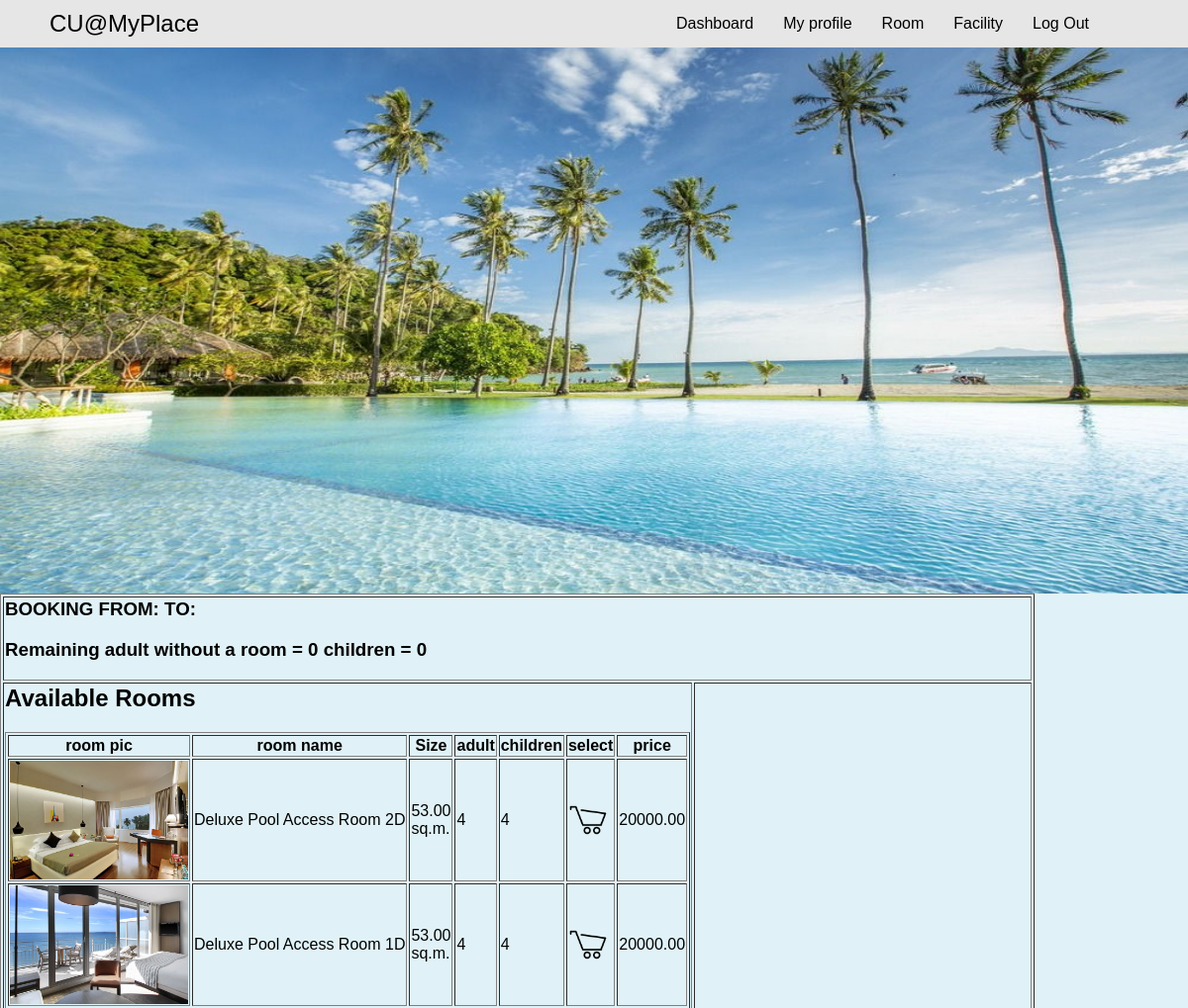
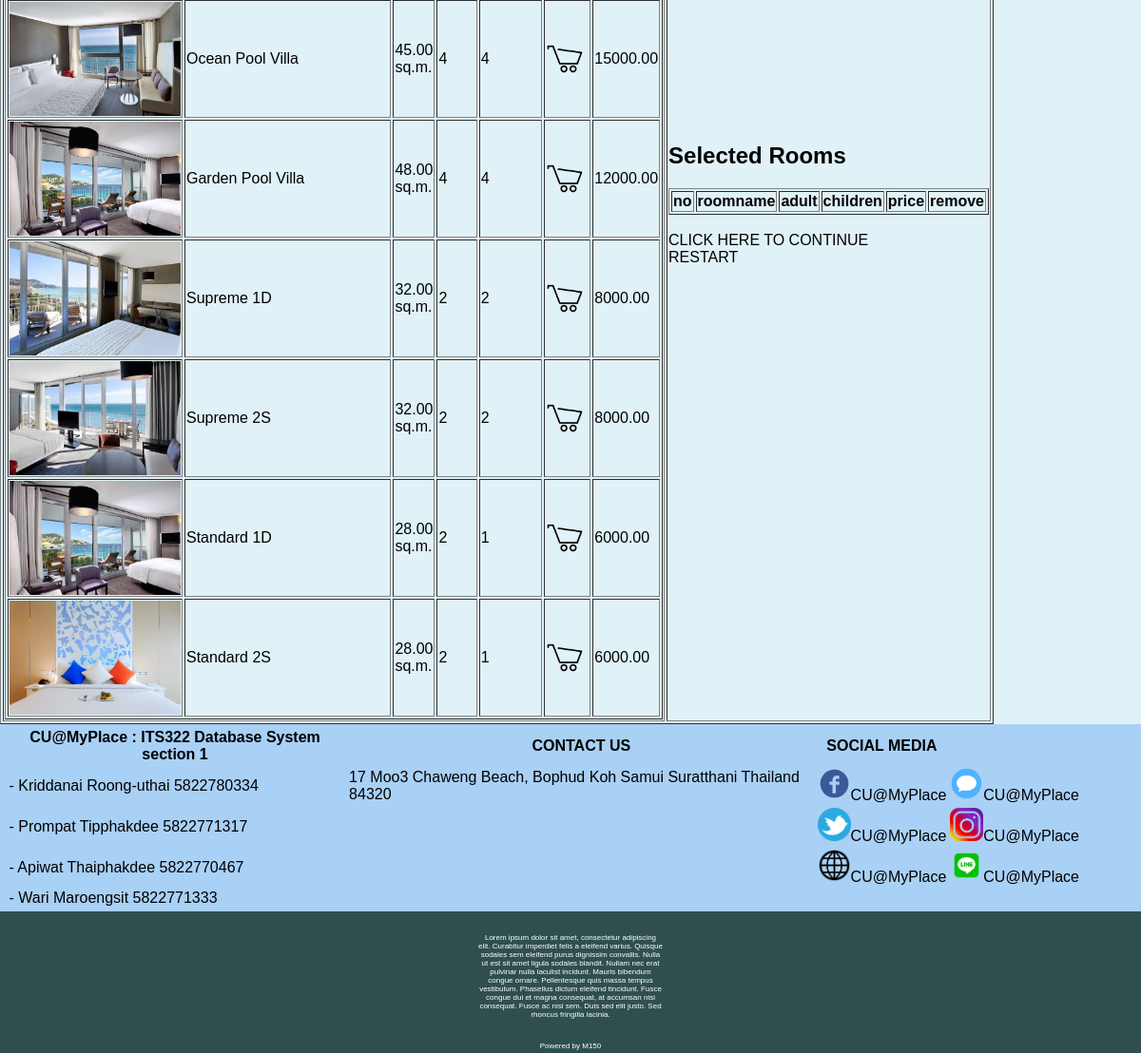
The app's page /newbooking.php (signed in) with its own data (2 pictures, top to bottom).
### tables this page shows
CREATE TABLE `roomtype` (
  `idroomtype` int(11) NOT NULL,
  `name` varchar(45) NOT NULL,
  `numdbed` int(11) NOT NULL,
  `numsbed` int(11) NOT NULL,
  `numbath` int(11) NOT NULL,
  `numliving` int(11) NOT NULL,
  `size` decimal(6,2) NOT NULL,
  `price` decimal(10,2) NOT NULL,
  `numguest` int(11) NOT NULL,
  `numchild` int(11) NOT NULL,
  `pic` varchar(50) DEFAULT NULL
);

### newbooking.php (the view, shortened to what this page needs)
<?php
  require_once('helperfunctions.php');
  require_once('connect.php');
  $leftadult = $_SESSION['adultcount'] - $_SESSION['curadultcount'];
  $leftchild = $_SESSION['childcount'] - $_SESSION['curchildcount'];
  $q = "SELECT * FROM roomtype;";
  $result = $mysqli->query($q);
?>
<html>
<head>
  <link rel="stylesheet" href="default.css">
</head>
<body>
  <?php
  if (isset($_SESSION['user'])) {
    echo '<div id="menubar">';
    echo '</div>';
  }else{
    echo '<div id="menubar">';
    menubar();
    echo '</div>';
  }
   ?>
  <div id="viewpic">
    <img src="img/view1.jpg" height="600" width="100%">
  </div>
  <div id="nosidebarpage">
    <table id="bookingtable" border=1>
      <tr>
        <td colspan="2">
          <h3>BOOKING FROM:<?php echo $_SESSION['fromdate']; ?> TO: <?php echo $_SESSION['todate']; ?></h3>
          <h3>Remaining adult without a room = <?php echo $leftadult;?> children = <?php echo $leftchild;?> </h3>
        </td>
      </tr>
      <td>
        <h2>Available Rooms</h2>
        <table border=1 class="roomtable">
          <tr>
            <th>room pic</th>
            <th>room name</th>
            <th>Size</th>
            <th>adult</th>
            <th>children</th>
            <th>select</th>
            <th>price</th>
          </tr>
          <?php
               while ($row=$result->fetch_array()) {
                   echo "<tr>";
                   echo '<td><img src="img/'.$row['pic'].'.jpg" height="120" width="180"></td>
                <td>'.$row['name'].'</td>
                <td>'.$row['size'].'<br>sq.m.</td>
                <td>'.$row['numguest'].'</td>
                <td>'.$row['numchild'].'</td>
                <td><a href="addarray.php?idroomtype='.$row['idroomtype'].'"><img src="img/shop.png" width="40" height="40"/></a></td>
                <td>'.$row['price'].'</td>';
                   echo "</tr>";
               }
             ?>
        </table>
      </td>
      <td class="aligntop">
        <h2>Selected Rooms</h2>
        <table border=1 class="roomtable">
          <tr>
            <th>no</th>
            <th>roomname</th>
            <th>adult</th>
            <th>children</th>
            <th>price</th>
            <th>remove</th>
          </tr>
        </table>
        <br>
        <?php
        if ($leftadult==0 && $leftchild==0) {
          if (isset($_SESSION['user'])) {
            echo '<a href="addguest.php">CLICK HERE TO CONTINUE</a>';
          }else{
            echo '<a href="bookinglogin.php">CLICK HERE TO CONTINUE</a>';
          }
        }else{
          echo '<a href=""">NOT ENOUGH ROOM</a>';
        }
         ?>
        <br>
        <a href="destroy.php">RESTART</a>
      </td>
    </table>
</div>
  <div id="bottomest">
  </div>
  </body>
  </html>

### default.css (style rules this page uses)
body { background-color: #E0F2F7; font-family: sans-serif; margin: 0; padding: 0; width: 100%; }
a { text-decoration: none; color: black; }
#menubar { font-family: sans-serif; background-color: #E6E6E6; position: fixed; width: 100%; height: 3em; z-index: 2; }

### records on screen
roomtype: shows a picture, name "Deluxe Pool Access Room 2D", size "53.00", numguest "4", numchild "4", price "20000.00"
roomtype: shows a picture, name "Deluxe Pool Access Room 1D", size "53.00", numguest "4", numchild "4", price "20000.00"
roomtype: shows a picture, name "Ocean Pool Villa", size "45.00", numguest "4", numchild "4", price "15000.00"
roomtype: shows a picture, name "Garden Pool Villa", size "48.00", numguest "4", numchild "4", price "12000.00"
roomtype: shows a picture, name "Supreme 1D", size "32.00", numguest "2", numchild "2", price "8000.00"
roomtype: shows a picture, name "Supreme 2S", size "32.00", numguest "2", numchild "2", price "8000.00"
roomtype: shows a picture, name "Standard 1D", size "28.00", numguest "2", numchild "1", price "6000.00"
roomtype: shows a picture, name "Standard 2S", size "28.00", numguest "2", numchild "1", price "6000.00"

### other values on screen
$leftadult "0"
$leftchild "0"
